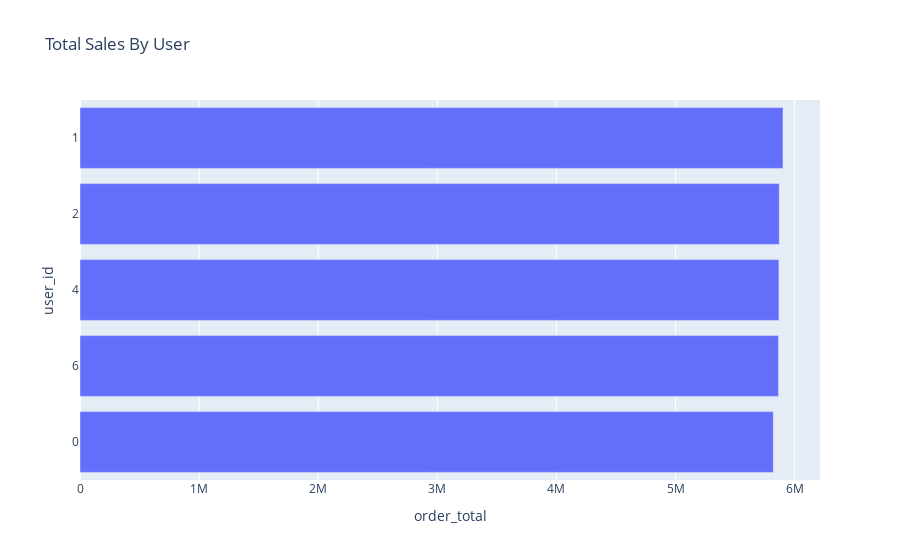

The code cell stored with this chart in its notebook:
### Markdown cell above
### 3. Total Sales $ by User

### Code cell
# Creating a bar plot to visualize the top 5 sales by User
user_grouped_df = (
    fact_order.groupby("user_id")["order_total"].sum().reset_index()
    .sort_values("order_total", ascending=False)
    .head()
)

fig3 = px.bar(
    user_grouped_df,
    y="user_id",
    x="order_total",
    title="Total Sales By User",
    orientation='h',
).update_yaxes(type='category', categoryorder='max ascending')
fig3.show(width=500)

### Figure 1 — Plotly figure (JSON) as saved in the notebook; plotly's stock layout.template omitted (floating-point values rounded to 4 significant figures)
{"data": [{"alignmentgroup": "True", "hovertemplate": "order_total=%{x}<br>user_id=%{y}<extra></extra>", "legendgroup": "", "marker": {"color": "#636efa", "pattern": {"shape": ""}}, "name": "", "offsetgroup": "", "orientation": "h", "showlegend": false, "textposition": "auto", "type": "bar", "x": [5902190, 5870700, 5868040, 5864260, 5820530], "xaxis": "x", "y": [1, 2, 4, 6, 0], "yaxis": "y"}], "layout": {"barmode": "relative", "legend": {"tracegroupgap": 0}, "title": {"text": "Total Sales By User"}, "xaxis": {"anchor": "y", "domain": [0, 1], "title": {"text": "order_total"}}, "yaxis": {"anchor": "x", "categoryorder": "max ascending", "domain": [0, 1], "title": {"text": "user_id"}, "type": "category"}}}
